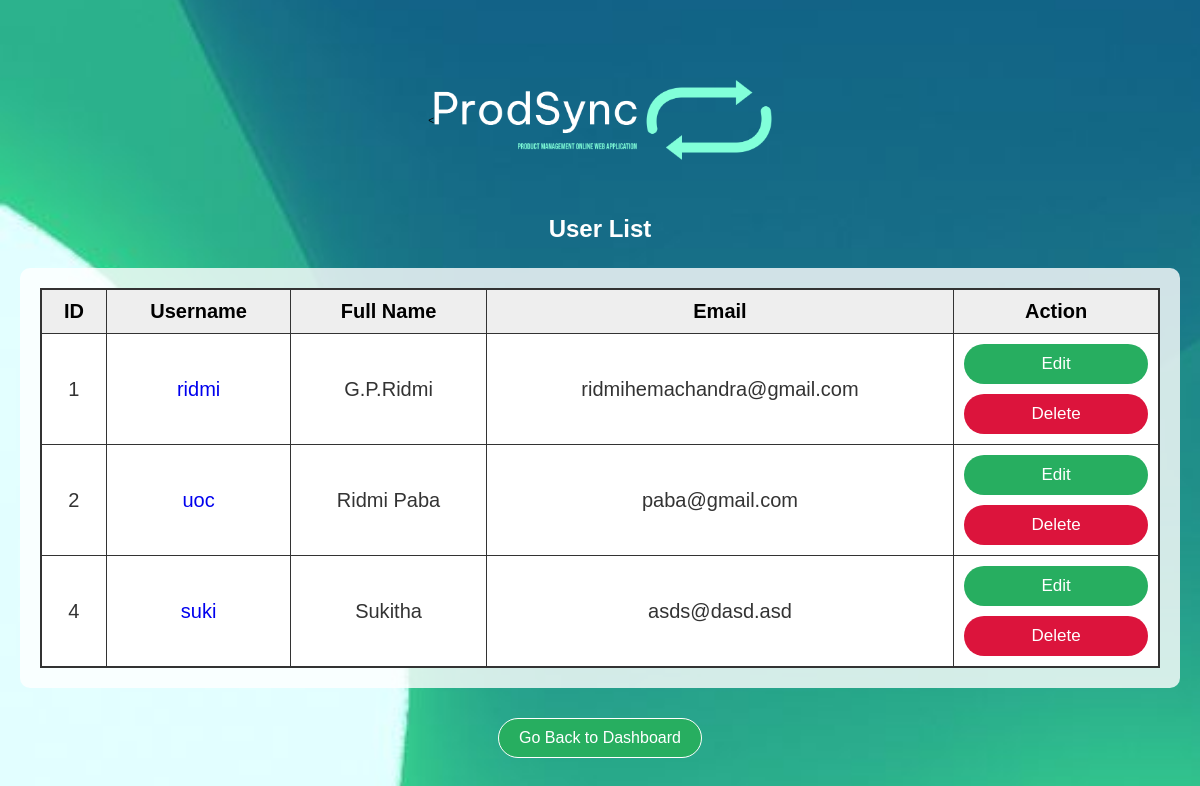
Page /admin/view_users.php (signed in) on the committed database.
### tables this page shows
CREATE TABLE `users` (
  `user_id` int(11) NOT NULL,
  `username` varchar(50) NOT NULL,
  `password` varchar(255) DEFAULT NULL,
  `email` varchar(255) NOT NULL,
  `full_name` varchar(100) DEFAULT NULL
);

### admin/view_users.php (the view, shortened to what this page needs)
<?php
include('db_connect.php');
?>
<!DOCTYPE html>
<html lang="en">
<head>
  <link href="admin.css" rel="stylesheet">
</head>
<body>
  <div class="container">
    <div class="logo-space">
      <
      <img src="prodsync-high-resolution-logo-transparent.png" alt="Logo" class="logo">
    </div>
    <h2 class="page-title">User List</h2>
    <?php
    $select = mysqli_query($conn, "SELECT user_id, username, email, full_name FROM users");
    ?>
    <div class="user-display">
      <table class="user-display-table">
        <thead>
          <tr>
            <th>ID</th>
            <th>Username</th>
            <th>Full Name</th>
            <th>Email</th>
            <th>Action</th>
          </tr>
        </thead>
        <tbody>
        <?php
        while($row = mysqli_fetch_assoc($select)){
          echo '<tr>';
          echo '<td>' . $row['user_id'] . '</td>';
          echo '<td><a href="user_products.php?user_id=' . $row['user_id'] . '">' . $row['username'] . '</a></td>';
          echo '<td>' . $row['full_name'] . '</td>';
          echo '<td>' . $row['email'] . '</td>';
          echo '<td>
            <a href="admin_edit.php?user_id=' . $row['user_id'] . '" class="btn"> Edit</a>
            <a href="view_users.php?delete=' . $row['user_id'] . '" class="btn" onclick="return confirm(\'Are you sure you want to delete this user?\')">Delete</a>
          </td>';
          echo '</tr>';
        }
        ?>
        </tbody>
      </table>
    </div>
    <div class="back-btn-container">
      <a href="admin_dashboard.php" class="go-back-btn">Go Back to Dashboard</a>
    </div>
  </div>
</body>
</html>

### admin/admin.css (style rules this page uses)
:root { --green: #27ae60; --black: #333; --white: #fff; --bg-color: #eee; --dark-green: #2c6e61; --box-shadow: 0 0.5rem 1rem rgba(0, 0, 0, 1); --border: 1rem solid var(var(--black)); }
* { font-family: "Poppins", sans-serif; margin: 0; padding: 0; box-sizing: border-box; outline: none; border: none; text-decoration: none; }
html { font-size: 62.6%; height: 100%; overflow-y: auto; }
body { background-image: url("../PicNew4.jpg"); background-size: cover; background-position: center; background-repeat: no-repeat; height: 100%; margin: 0; overflow-y: auto; }
.btn { display: block; width: 100%; cursor: pointer; border-radius: 5rem; margin-top: 1rem; font-size: 1.7rem; padding: 1rem 3rem; background: var(--green); color: var(--white); text-align: center; }
.container { padding: 2rem; margin: 50px auto; }
.user-display { margin: 2rem 0; overflow-x: auto; background-color: rgba( 255, 255, 255, 0.8 ); padding: 2rem; border-radius: 1rem; }
.user-display .user-display-table { width: 100%; border-collapse: collapse; border: 2px solid var(--black); background-color: var(--white); }
.user-display .user-display-table thead { background: var(--bg-color); }
.user-display .user-display-table th { padding: 1rem; font-size: 2rem; border: 1px solid var(--black); }
.user-display .user-display-table td { padding: 1rem; font-size: 2rem; border: 1px solid var(--black); text-align: center; color: var(--black); }
.user-display .user-display-table .btn:first-child { margin: 0; }
.user-display .user-display-table .btn:last-child { background: crimson; }
.container h2 { margin-top: 45px; margin-bottom: 25px; text-align: center; max-width: 100px auto; font-size: 24px; color: var(--white); background: var(--box-shadow); }
.back-btn-container { text-align: center; margin-top: 30px; margin-bottom: 30px; }
.go-back-btn { display: inline-block; padding: 10px 20px; background-color: var(--green); color: white; text-decoration: none; border-radius: 5px; font-size: 16px; transition: all 0.3s ease; border: 1px solid white; border-radius: 5rem; }
.logo-space { height: 100px; display: flex; justify-content: center; align-items: center; margin-bottom: 20px; }
.logo { max-height: 80px; width: auto; }
.page-title { text-align: center; margin-bottom: 20px; font-size: 24px; color: #333; }

### rows in the picture
users: user_id "1", username "ridmi", full_name "G.P.Ridmi", email "ridmihemachandra@gmail.com"
users: user_id "2", username "uoc", full_name "Ridmi Paba", email "paba@gmail.com"
users: user_id "4", username "suki", full_name "Sukitha", email "asds@dasd.asd"
